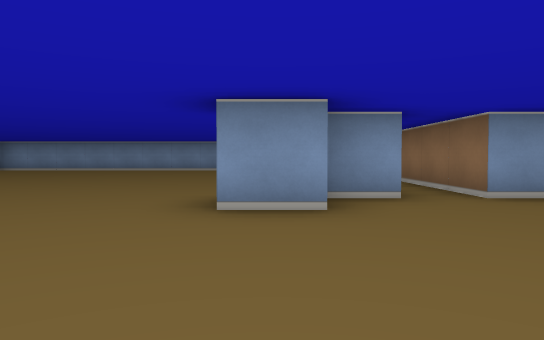
View 1 (above)

24 first-person views from a walk through a cub3D maze. The camera is about half as high as the walls, tilts 2° down and sees 70° across. The floor is counted in squares. Each view is taken from the middle of a square. On the plan, view 1 faces up. The plan holds only what a view shows up to about 9 squares ahead; the rest is blank.

View 2
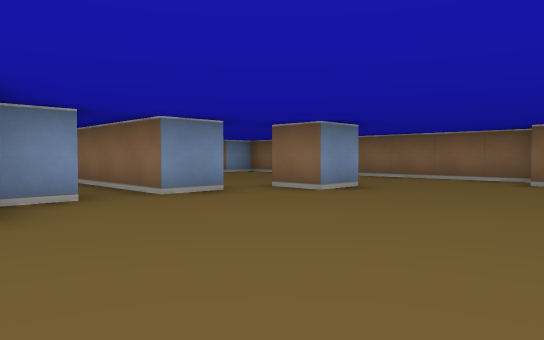

View 3
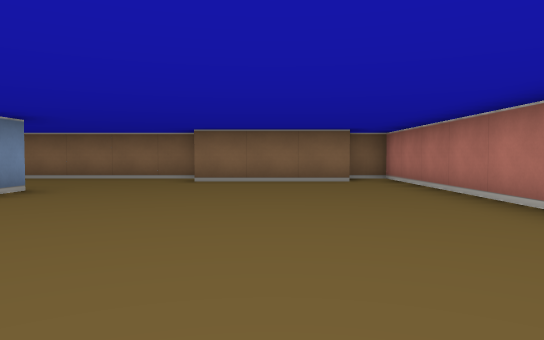

View 4
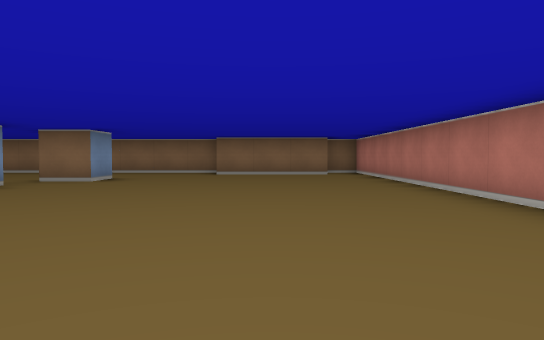

View 5
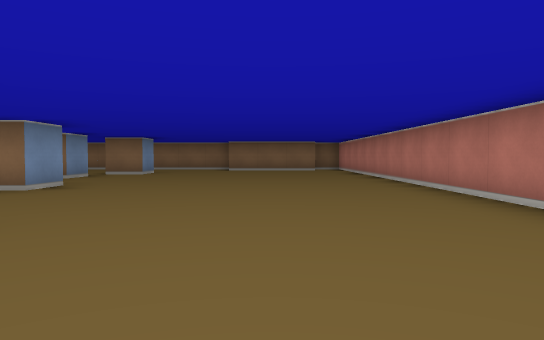

View 6
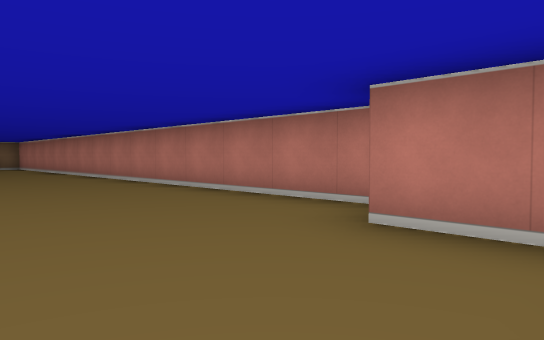

View 7
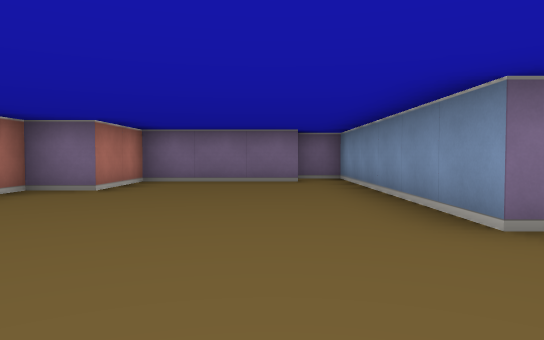

View 8
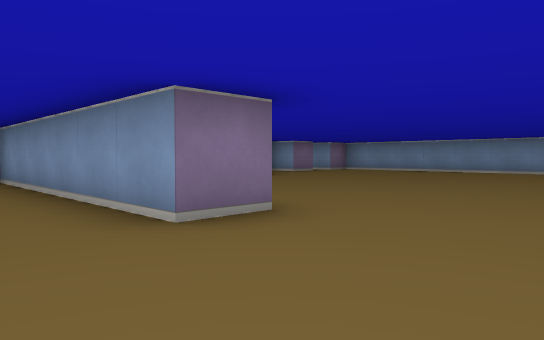

View 9
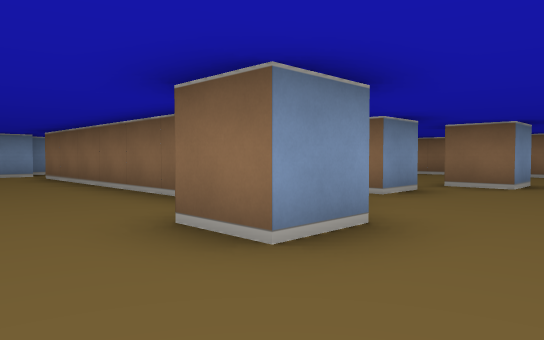

View 10
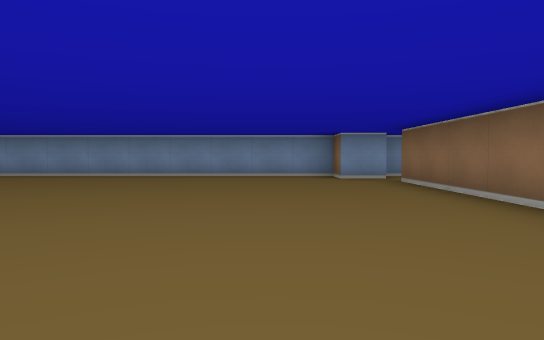

View 11
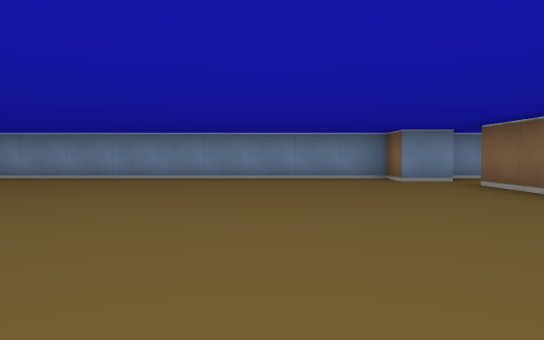

View 12
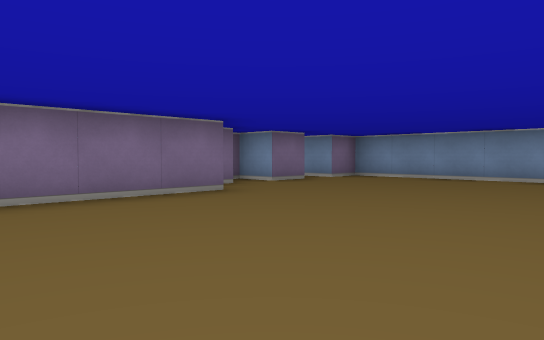

View 13
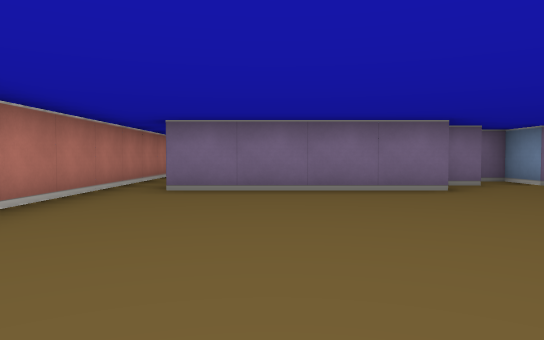

View 14
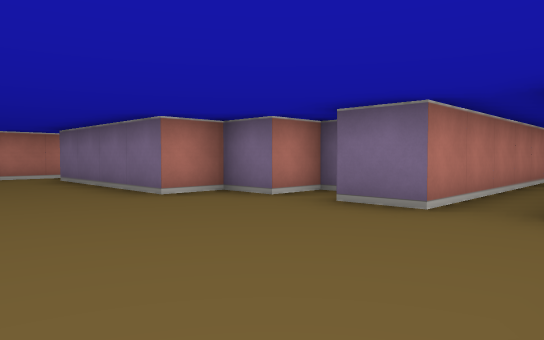

View 15
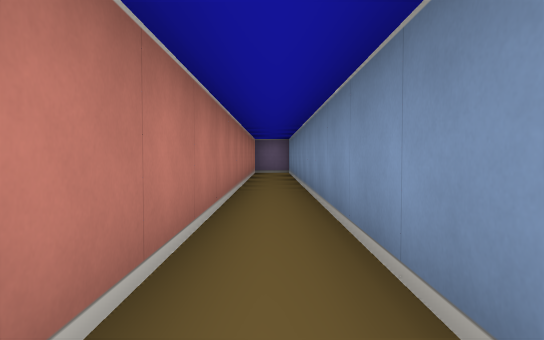

View 16
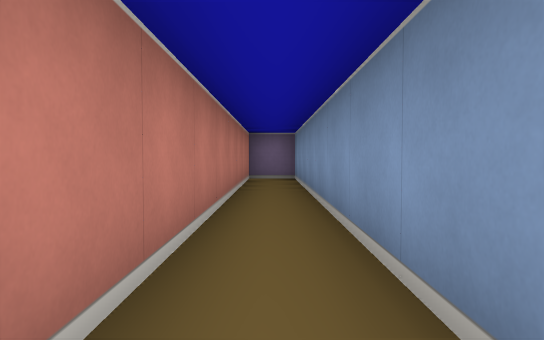

View 17
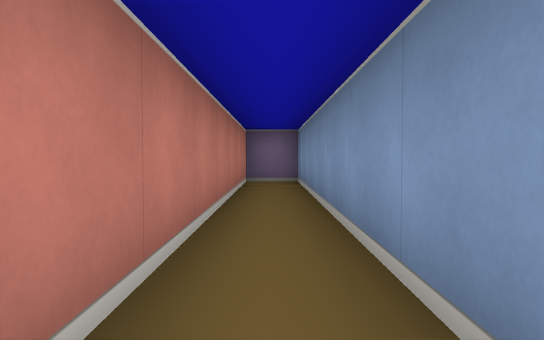

View 18
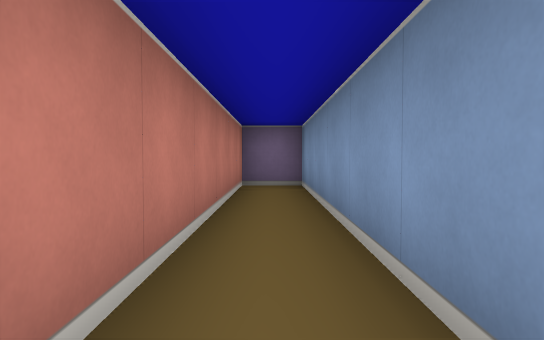

View 19
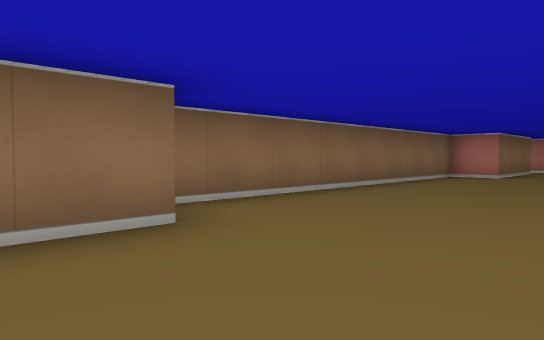

View 20
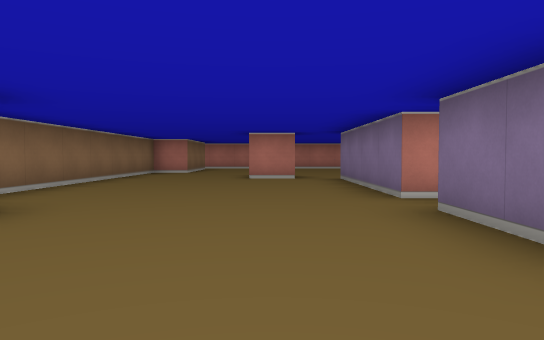

View 21
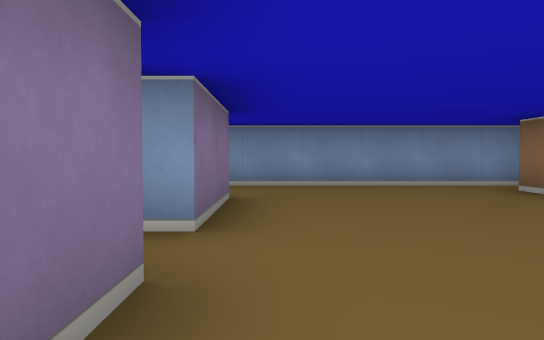

View 22
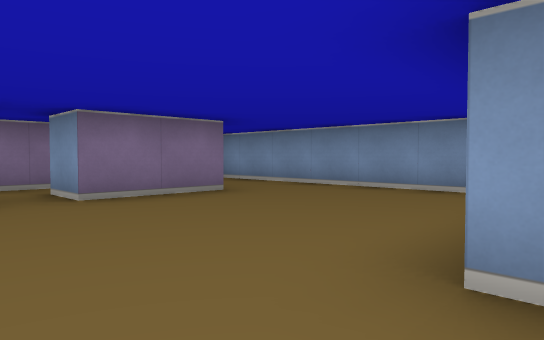

View 23
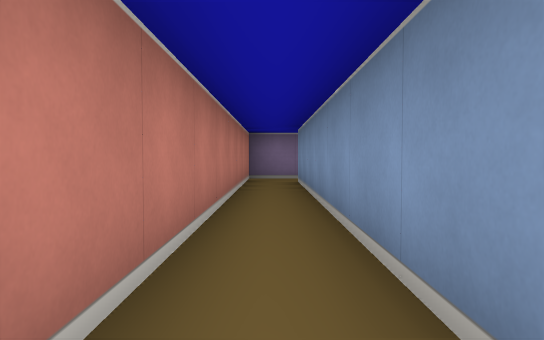

View 24
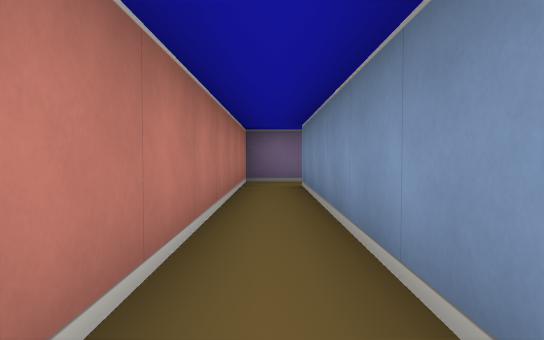

### Floor plan
Points are (right, up) in squares from view 1. A wall is a line through its corners. A room is listed if a view was taken in it or the views show most of it. See-through windows are left out.
Room 1 (views 1, 2, 3, 4, 5, 6, 7, 8, 9, 10, 11, 12, 13, 14, 15, 16, 17, 18, 19, 20, 21, 22, 23, 24)
walls: (0.5, 6.1) (0.5, 11.5); (0.6, 3.5) (-0.5, 3.5) (-0.5, 4.5); (1.6, 4.5) (0.6, 4.5); (-3.5, 3.5) (-3.5, 2.5) (-9.5, 2.5) (-9.5, 1.5); (1.5, 9.9) (1.5, 9.1); (3, 8.5) (3.5, 8.5) (3.5, 4.5) (2.5, 4.5) (2.5, 7.5); (0.6, 12.5) (-0.5, 12.5) (-0.5, 13.5) (-9, 13.5); (5.6, 3.5) (4.5, 3.5) (4.5, 4.5) (5.5, 4.5); (3.5, 11.5) (3.5, 9.5) (2.5, 9.5); (-8.5, 1.5) (-8.5, -1.5) (-6.5, -1.5) (-6.5, -2.5) (8.5, -2.5) (8.5, -1.6); (7.5, 9.4) (7.5, 12.5); (7.5, -1.5) (7.5, 1.5) (8.5, 1.5) (8.5, 9); (-10.6, 12.5) (-21.5, 12.5) (-21.5, 11.5) (-9.5, 11.5) (-9.5, 10.5) (-10.5, 10.5) (-10.5, 9.5) (-9.5, 9.5) (-9.5, 8.5) (-8.5, 8.5) (-8.5, 4.5) (-15.5, 4.5); (8.2, 13.5) (2.6, 13.5); (-15.5, 3.5) (-6.5, 3.5)
ways out: opening at (1, 12) to room 2; opening at (2, 10.5) to room 2; opening at (3, 12.5) to room 2; opening at (-16, 4)
Room 2 (no view inside)
walls: (2.6, 13.5) (0.9, 13.5)
ways out: opening at (1, 12) to room 1; opening at (2, 10.5) to room 1; opening at (3, 12.5) to room 1

Where each view was taken, in squares from view 1:
view 1: 0 up, 0 right, facing up
view 2: 0 up, 0 right, facing up-right
view 3: 0 up, 0 right, facing right
view 4: 0 up, 3 left, facing right
view 5: 0 up, 6 left, facing right
view 6: 1 up, 8 left, facing down-right
view 7: 1 up, 1 left, facing left
view 8: 1 up, 1 left, facing up-left
view 9: 2 up, 2 left, facing up-right
view 10: 4 up, 2 left, facing up
view 11: 5 up, 3 left, facing up
view 12: 5 up, 4 left, facing up-left
view 13: 6 up, 3 left, facing left
view 14: 13 up, 6 left, facing down-left
view 15: 12 up, 10 left, facing left
view 16: 12 up, 13 left, facing left
view 17: 12 up, 14 left, facing left
view 18: 12 up, 15 left, facing left
view 19: 11 up, 5 right, facing down-right
view 20: 13 up, 5 right, facing down
view 21: 7 up, 4 right, facing up
view 22: 8 up, 8 right, facing up-left
view 23: 4 up, 8 left, facing left
view 24: 4 up, 9 left, facing left
